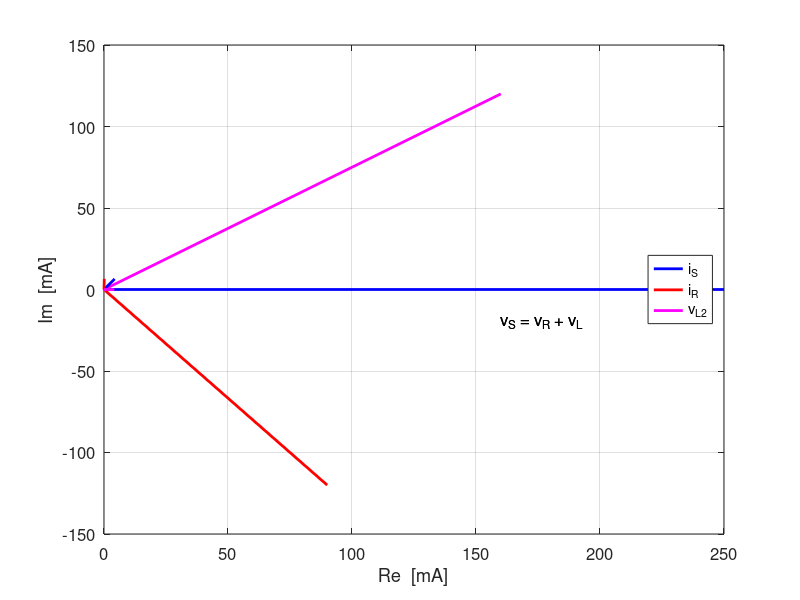

MATLAB code for this plot:
% CN06.m

% AC CIRCUIT ANAYSIS MADE SIMPLE
% Solving standard textbook problems with ease
% Each problem is solved within a CELl

% Ian Cooper
% email: ian.cooper@sydney.edu.au
% School of Physics, University of Sydney
 
% DOING PHYSICS WITH MATLAB 
%    ../mphome.htm
% 180219



%%  CELL 1
clear all
close all
clc

  R = 30
  L = 14e-3
  C = 1e-6
  VS = 20
  f = 1590

  w = 2*pi*f
  ZR = R
  ZC = -1j/(w*C)
  ZL = 1j*w*L
  Z = ZR + ZC + ZL
  
  iS = VS/Z
  IS = abs(iS)
  theta = rad2deg(angle(iS))
  
%% CELL 2
close all
clear all
clc

  R = 300
  L = 2
  VS = 250
  f = 100/pi
  
  w = 2*pi*f
  ZR = R
  ZL = 1j*w*L
  Z = ZR + ZL
  iS = VS/Z
  vS = VS
  vR = iS * ZR
  vL = iS * ZL
  
  IS = abs(iS)
   theta = rad2deg(angle(iS))
   
  VR = abs(vR)
  phiR = rad2deg(angle(vR))
  
  VL = abs(vL)
  phiL = rad2deg(angle(vL))
  
  P = real(iS) * VS
  
  
  figure(1)
    xP = [0 real(vS)]; yP = [0 imag(vS)];
    plot(xP,yP,'b','linewidth',2);
    hold on
    xP = [0 real(vR)]; yP = [0 imag(vR)];
    plot(xP,yP,'r','linewidth',2);
    xP = [0 real(vL)]; yP = [0 imag(vL)];
    plot(xP,yP,'m','linewidth',2);
    grid on
    xlabel('Re'); ylabel('Im');
    legend('v_S','v_R','v_L');
    text(160,-20,'v_S = v_R + v_L','fontsize',12);
    set(gca,'fontsize',12)
  
  
  %% CELL 3
  close all
clear all
clc

  R = 1000
  L1 = 10e-3
  L2 = 250e-3
  C=0.1e-6
  VS = 10
  f = 1000
  
  w = 2*pi*f
  ZR = R
  ZL1 = 1j*w*L1
  ZL2 = 1j*w*L2
  ZC = -1j/(w*C)
  ZP = 1/(1/ZL2 + 1/ZR)
  Z = ZL1 + ZC + ZP
  iS = VS/Z
  IS = abs(iS)
  phi_S = rad2deg(angle(iS))
  vP = iS * ZP
  
  iR = vP / ZR
  IR = abs(iR)
  theta_R = rad2deg(angle(iR))
    
  iL2 = vP / ZL2
  IL2 = abs(iL2)
  theta_L2 = rad2deg(angle(iL2))
  
  figure(1)
    xP = [0 real(iS)]*1e3; yP = [0 imag(iS)]*1e3;
    plot(xP,yP,'b','linewidth',2);
    hold on
    xP = [0 real(iR)]*1e3; yP = [0 imag(iR)]*1e3;
    plot(xP,yP,'r','linewidth',2);
    xP = [0 real(iL2)]*1e3; yP = [0 imag(iL2)]*1e3;
    plot(xP,yP,'m','linewidth',2);
    grid on
    xlabel('Re  [mA]'); ylabel('Im  [mA]');
    legend('i_S','i_R','v_{L2}','location','east');
    text(160,-20,'v_S = v_R + v_L','fontsize',12);
    set(gca,'fontsize',12)
  
 %% CELL 4
 
 clear all
 close all
 clc
 
   vS = 200
   Z1 = 2+1j*4
   Z2 = 2+1j*1
   Z3 = 1-1j*3
   Z4 = 3 + 1j*2
   Z5 = 1/(1/Z1 + 1/Z2 + 1/Z3)
   Z = Z4 + Z5
 
   iS = vS/Z
   IS = abs(iS)
   theta = rad2deg(angle(iS))
   
   p = iS * vS
   thetaP = rad2deg(angle(p))
   
   powerFactor = cosd(thetaP)
   
 
